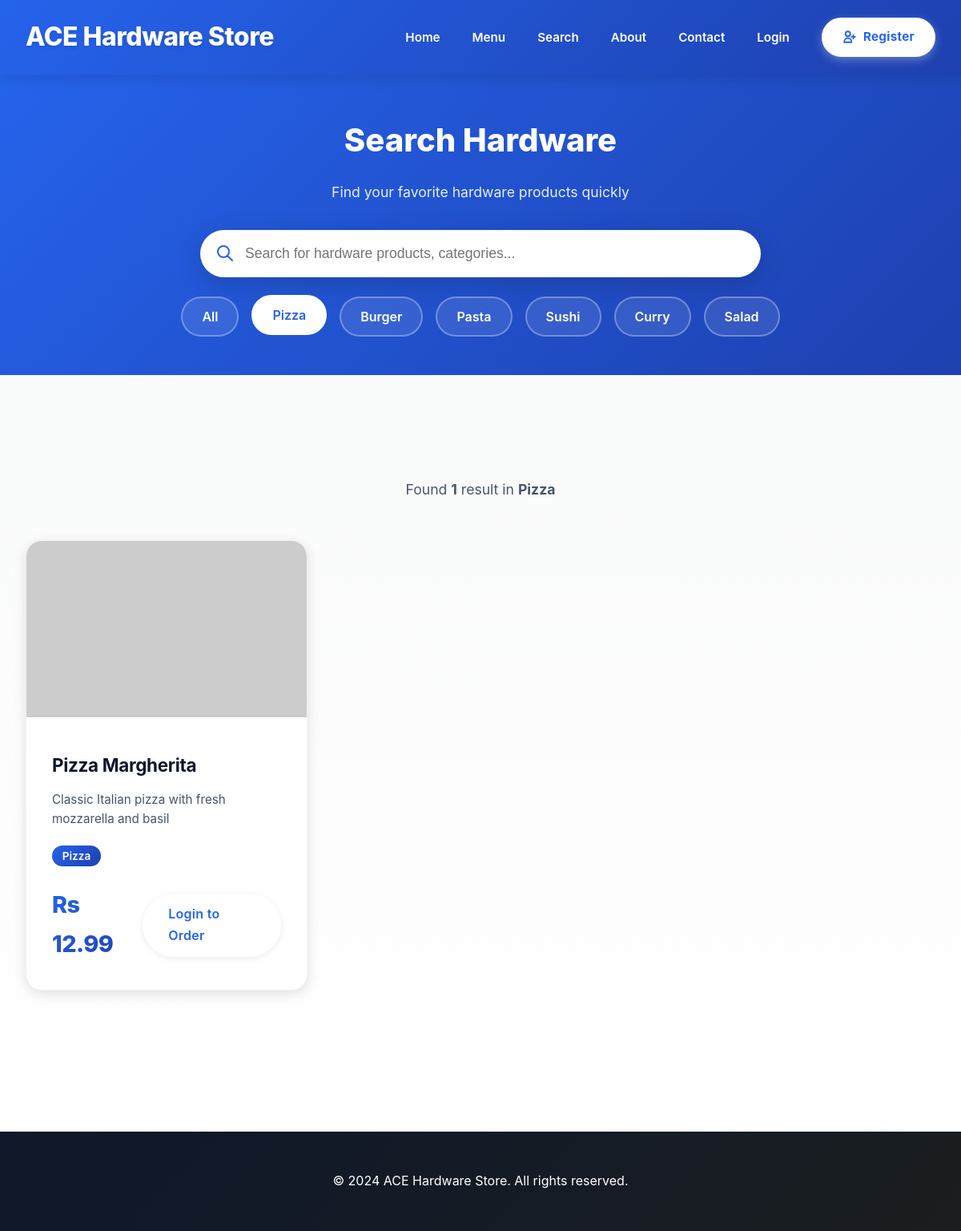
Page /search.php?category=Pizza on the committed database.
### tables this page shows
CREATE TABLE IF NOT EXISTS products (
    id INT AUTO_INCREMENT PRIMARY KEY,
    name VARCHAR(100) NOT NULL,
    description TEXT,
    price DECIMAL(10,2) NOT NULL,
    image VARCHAR(255),
    category VARCHAR(50),
    status ENUM('active', 'inactive') DEFAULT 'active',
    created_at TIMESTAMP DEFAULT CURRENT_TIMESTAMP
);

### config/session.php (called while the page is built, shortened)
<?php
function isLoggedIn() {
    return isset($_SESSION['user_id']);
}
?>

### search.php (the view, shortened to what this page needs)
<?php
require_once 'config/session.php';
$conn = getDBConnection();
$search_query = isset($_GET['q']) ? trim($_GET['q']) : '';
$category_filter = isset($_GET['category']) ? $_GET['category'] : '';
$where = "WHERE status = 'active'";
$params = [];
if ($category_filter) {
    $where .= " AND category = ?";
    $params[] = $category_filter;
}
$products_query = "SELECT * FROM products $where ORDER BY name";
if (!empty($params)) {
    $stmt = $conn->prepare($products_query);
    $types = str_repeat('s', count($params));
    $stmt->bind_param($types, ...$params);
    $stmt->execute();
    $products_result = $stmt->get_result();
} else {
    $products_result = $conn->query($products_query);
}
$categories_query = "SELECT DISTINCT category FROM products WHERE status = 'active'";
$categories_result = $conn->query($categories_query);
$total_results = $products_result->num_rows;
?>
<!DOCTYPE html>
<html lang="en">
<head>
    <link rel="stylesheet" href="assets/css/style.css">
</head>
<body>
    <header>
        <nav>
            <a href="index.php" class="logo">ACE Hardware Store</a>
            <ul class="nav-links">
                <li><a href="index.php">Home</a></li>
                <li><a href="menu.php">Menu</a></li>
                <li><a href="search.php">Search</a></li>
                <li><a href="about.php">About</a></li>
                <li><a href="contact.php">Contact</a></li>
                <?php if (isLoggedIn()): ?>
                    <li><a href="cart.php">Cart</a></li>
                    <li><a href="wishlist.php">Wishlist</a></li>
                    <li><a href="orders.php">Orders</a></li>
                    <li><a href="profile.php">Profile</a></li>
                    <li><a href="logout.php">Logout</a></li>
                <?php else: ?>
                    <li><a href="customer_login.php">Login</a></li>
                    <li><a href="customer_register.php" class="btn btn-register" style="display: inline-flex; align-items: center; gap: 0.5rem;">
                        <svg width="18" height="18" fill="none" stroke="currentColor" viewBox="0 0 24 24" stroke-width="2.5">
                            <path stroke-linecap="round" stroke-linejoin="round" d="M18 9v3m0 0v3m0-3h3m-3 0h-3m-2-5a4 4 0 11-8 0 4 4 0 018 0zM3 20a6 6 0 0112 0v1H3v-1z"/>
                        </svg>
                        Register
                    </a></li>
                <?php endif; ?>
            </ul>
        </nav>
    </header>
    <div class="search-header">
        <h1 style="font-size: 2.5rem; margin-bottom: 1rem; font-weight: 800;">Search Hardware</h1>
        <p style="font-size: 1.1rem; opacity: 0.9; margin-bottom: 2rem;">Find your favorite hardware products quickly</p>
        <form method="GET" action="search.php" class="search-box">
            <svg class="search-icon" fill="none" stroke="currentColor" viewBox="0 0 24 24">
                <path stroke-linecap="round" stroke-linejoin="round" stroke-width="2" d="M21 21l-6-6m2-5a7 7 0 11-14 0 7 7 0 0114 0z"/>
            </svg>
            <input type="text"
                   name="q"
                   class="search-input"
                   placeholder="Search for hardware products, categories..."
                   value="<?php echo htmlspecialchars($search_query); ?>"
                   autofocus>
        </form>
        <div class="search-filters">
            <a href="search.php<?php echo $search_query ? '?q=' . urlencode($search_query) : ''; ?>"
               class="filter-btn <?php echo !$category_filter ? 'active' : ''; ?>">
                All
            </a>
            <?php
            $categories_result->data_seek(0);
            while ($cat = $categories_result->fetch_assoc()):
            ?>
                <a href="search.php?<?php echo $search_query ? 'q=' . urlencode($search_query) . '&' : ''; ?>category=<?php echo urlencode($cat['category']); ?>"
                   class="filter-btn <?php echo $category_filter === $cat['category'] ? 'active' : ''; ?>">
                    <?php echo htmlspecialchars($cat['category']); ?>
                </a>
            <?php endwhile; ?>
        </div>
    </div>
    <div class="container">
        <?php if ($search_query || $category_filter): ?>
            <div class="results-info">
                Found <strong><?php echo $total_results; ?></strong> result<?php echo $total_results != 1 ? 's' : ''; ?>
                <?php if ($category_filter): ?>
                    in <strong><?php echo htmlspecialchars($category_filter); ?></strong>
                <?php endif; ?>
            </div>
        <?php endif; ?>
        <?php if ($total_results > 0): ?>
            <div class="food-grid">
                <?php while ($product = $products_result->fetch_assoc()): ?>
                    <div class="food-card" id="product-<?php echo $product['id']; ?>">
                        <img src="<?php echo !empty($product['image']) ? htmlspecialchars($product['image']) : 'https://images.unsplash.com/photo-1546069901-ba9599a7e63c?w=400&h=300&fit=crop'; ?>"
                             alt="<?php echo htmlspecialchars($product['name']); ?>"
                             onerror="this.src='https://via.placeholder.com/400x300?text=Hardware+Image'">
                        <div class="food-card-content">
                            <h3><?php echo htmlspecialchars($product['name']); ?></h3>
                            <p><?php echo htmlspecialchars($product['description']); ?></p>
                            <div style="margin: 0.5rem 0;">
                                <span style="background: var(--gradient-primary); color: var(--white); padding: 0.3rem 0.8rem; border-radius: 20px; font-size: 0.85rem; font-weight: 600;">
                                    <?php echo htmlspecialchars($product['category']); ?>
                                </span>
                            </div>
                            <div class="food-card-footer">
                                <span class="price">Rs <?php echo number_format($product['price'], 2); ?></span>
                                <div style="display: flex; gap: 0.5rem;">
                                    <?php if (isLoggedIn()): ?>
                                        <a href="menu.php?add_cart=<?php echo $product['id']; ?>" class="btn btn-primary">Add to Cart</a>
                                        <a href="menu.php?add_wishlist=<?php echo $product['id']; ?>" class="btn btn-secondary">❤️</a>
                                    <?php else: ?>
                                        <a href="customer_login.php" class="btn btn-primary">Login to Order</a>
                                    <?php endif; ?>
                                </div>
                            </div>
                        </div>
                    </div>
                <?php endwhile; ?>
            </div>
        <?php endif; ?>
    </div>
    <footer>
        <p>&copy; 2024 ACE Hardware Store. All rights reserved.</p>
    </footer>
</body>
</html>

### search.php (style rules this page uses)
.search-header { background: var(--gradient-primary); padding: 3rem 2rem; text-align: center; color: var(--white); margin-bottom: 3rem; }
.search-box { max-width: 700px; margin: 0 auto; position: relative; }
.search-input { width: 100%; padding: 1.2rem 1.2rem 1.2rem 3.5rem; border: none; border-radius: 50px; font-size: 1.1rem; box-shadow: var(--shadow-lg); transition: all 0.3s ease; }
.search-icon { position: absolute; left: 1.2rem; top: 50%; transform: translateY(-50%); width: 24px; height: 24px; color: var(--primary-color); }
.search-filters { display: flex; justify-content: center; gap: 1rem; margin-top: 1.5rem; flex-wrap: wrap; }
.filter-btn { padding: 0.6rem 1.5rem; border: 2px solid rgba(255,255,255,0.3); background: rgba(255,255,255,0.1); color: var(--white); border-radius: 25px; text-decoration: none; font-weight: 600; transition: all 0.3s ease; backdrop-filter: blur(10px); }
.filter-btn:hover, .filter-btn.active { background: var(--white); color: var(--primary-color); border-color: var(--white); transform: translateY(-2px); }
.results-info { text-align: center; margin: 2rem 0; color: var(--dark-light); font-size: 1.1rem; }

### rows in the picture
products: name "Pizza Margherita", description "Classic Italian pizza with fresh mozzarella and basil", category "Pizza", price "12.99"

### other values in the picture
$cat['category'] "Pizza"
$cat['category'] "Burger"
$cat['category'] "Pasta"
$cat['category'] "Sushi"
$cat['category'] "Curry"
$cat['category'] "Salad"
$total_results "1"
$category_filter "Pizza"
